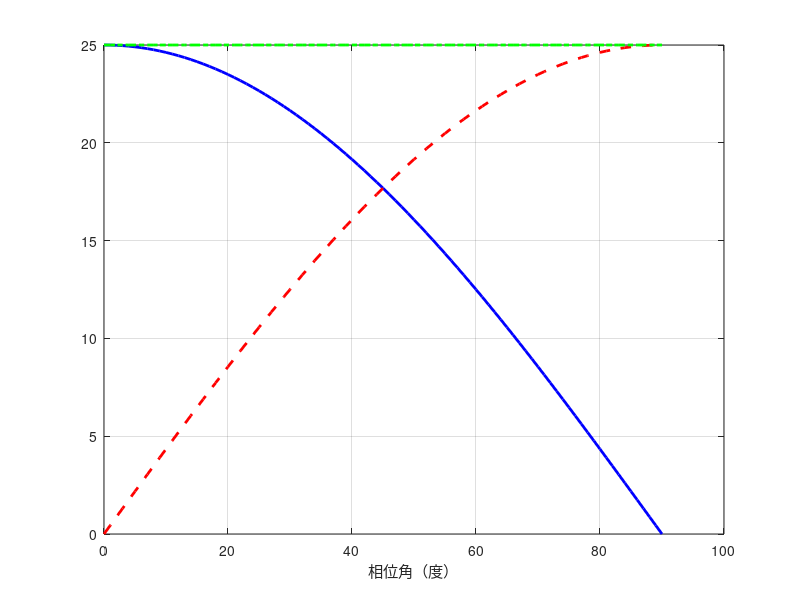

Write the MATLAB code that produced this figure.
% 电力参数计算程序
% 用MATLAB的帮助下能够计算不同相位角下的有功功率、无功功率和视在功率，并进行可视化

clc; % 清空命令窗口
clear; % 清空工作区变量

% 显示程序信息
disp('===== 电力参数计算器（带绘图功能）=====');
disp('该程序将计算不同相位角下的电力参数并绘图：'); 
disp('- 有功功率 (P)'); 
disp('- 无功功率 (Q)'); 
disp('- 视在功率 (S)');
disp(' '); 

% 从用户获取输入
voltage = input('请输入电压值(V): '); 
current = input('请输入电流值(A): '); 

% 定义相位角范围 （0到90度，步长为1度）
phase_deg = 0:1:90; % 相位角（角度）
phase_rad = phase_deg*pi/180; % 转换为弧度制


% 计算功率参数
apparent_power = voltage * current; 
active_power = voltage * current * cos(phase_rad); 
reactive_power = voltage * current * sin(phase_rad); 
power_factor = cos(phase_rad); 

% 输出主要计算结果
disp(' '); 
disp('===== 关键计算结果 ====='); 
fprintf('视在功率: %.2f VA\n', apparent_power); 
fprintf('当相位角为0度时，有功功率最大: %.2f W\n', max(active_power)); 
fprintf('当相位角为90度时，无功功率最大: %.2f var\n', max(reactive_power)); 

% 进行绘图。绘制功率与相位角的关系图
figure('Name','电力参数与相位角关系图','NumberTitle','off'); 
plot(phase_deg, active_power, 'b-', 'LineWidt', 2); 
hold on; 
plot(phase_deg, reactive_power, 'r--', 'LineWidth', 2); 
plot(phase_deg, apparent_power * ones(size(phase_deg)), 'g-.', 'LineWidth', 2); 
grid on; 
xlabel('相位角（度）')
hold off; 